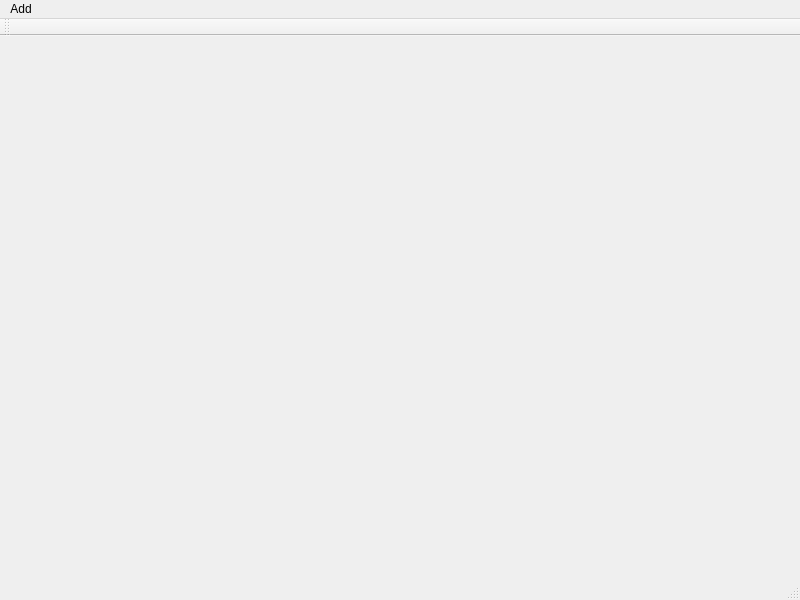
<?xml version="1.0" encoding="UTF-8"?>
<ui version="4.0">
 <class>MainWindow</class>
 <widget class="QMainWindow" name="MainWindow">
  <property name="geometry">
   <rect>
    <x>0</x>
    <y>0</y>
    <width>800</width>
    <height>600</height>
   </rect>
  </property>
  <property name="windowTitle">
   <string>MainWindow</string>
  </property>
  <widget class="QWidget" name="centralwidget">
   <layout class="QHBoxLayout" name="horizontalLayout"/>
  </widget>
  <widget class="QMenuBar" name="menubar">
   <property name="geometry">
    <rect>
     <x>0</x>
     <y>0</y>
     <width>800</width>
     <height>25</height>
    </rect>
   </property>
   <widget class="QMenu" name="menu">
    <property name="title">
     <string>Add</string>
    </property>
   </widget>
   <addaction name="menu"/>
  </widget>
  <widget class="QStatusBar" name="statusbar"/>
  <widget class="QToolBar" name="toolBar">
   <property name="windowTitle">
    <string>toolBar</string>
   </property>
   <attribute name="toolBarArea">
    <enum>TopToolBarArea</enum>
   </attribute>
   <attribute name="toolBarBreak">
    <bool>false</bool>
   </attribute>
  </widget>
 </widget>
 <resources/>
 <connections/>
</ui>
